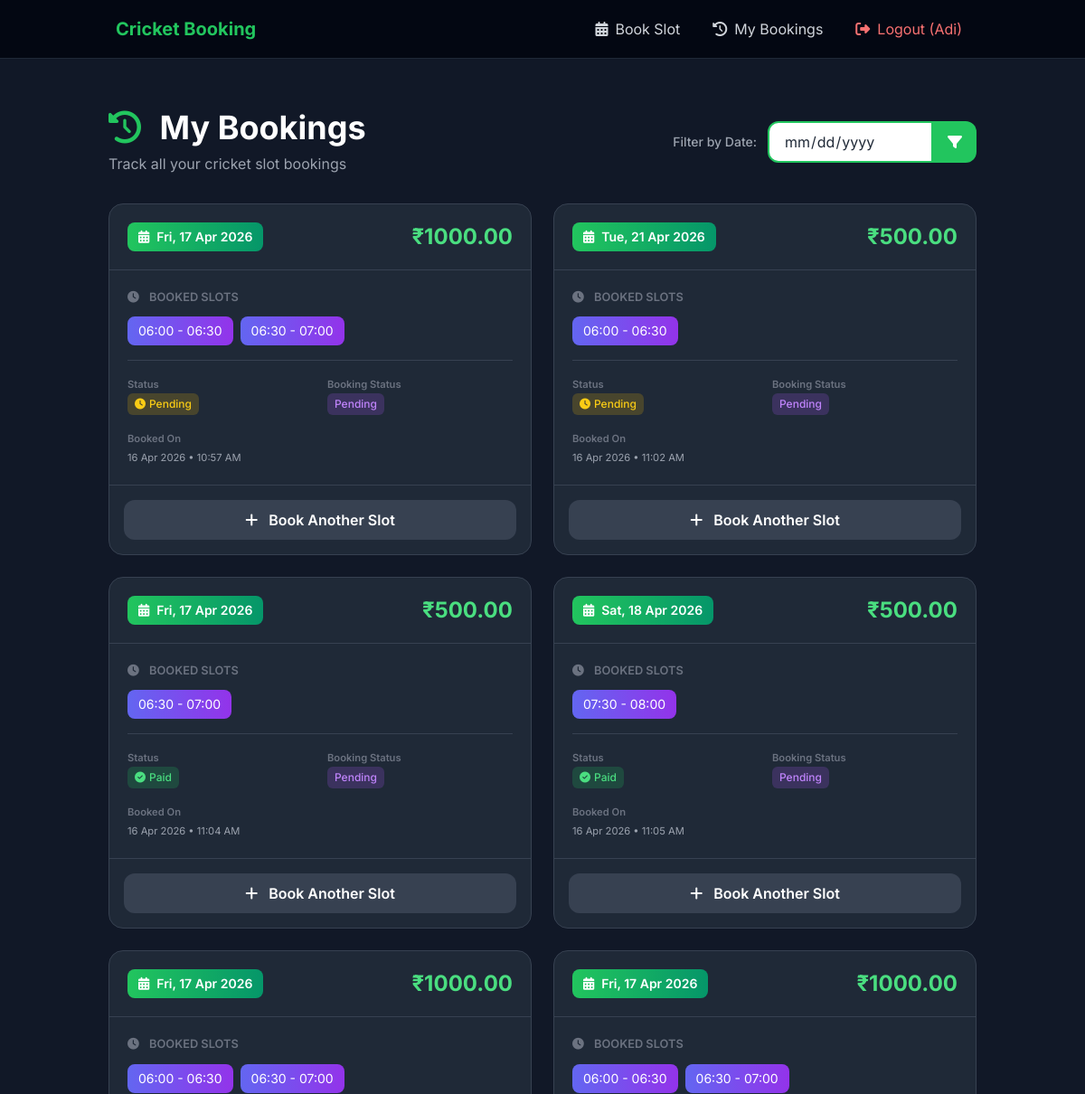
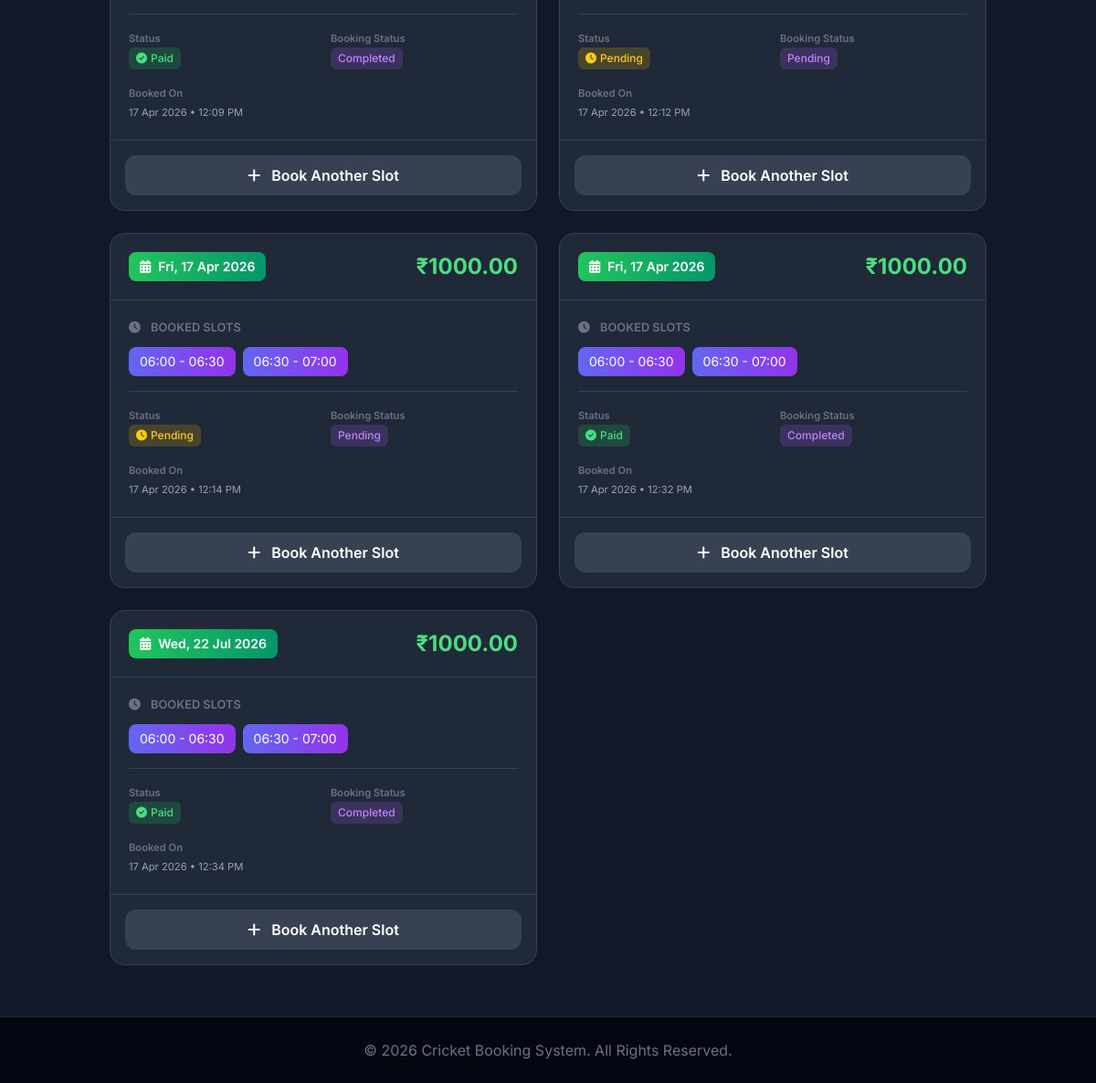
Page /history/ (signed in) on the committed database (2 pictures, top to bottom).
### booking/models.py (models this page shows, shortened)
class Booking(models.Model):
    BOOKING_STATUS_CHOICES = [
        ('pending', 'Pending'),
        ('completed', 'Completed'),
        ('cancelled', 'Cancelled'),
    ]
    user = models.ForeignKey(User, on_delete=models.CASCADE)
    date = models.DateField()
    slots = models.ManyToManyField(TimeSlot)
    amount = models.IntegerField(default=500)
    total_amount = models.DecimalField(max_digits=10, decimal_places=2, default=0.00)
    is_paid = models.BooleanField(default=False)
    status = models.CharField(max_length=20, choices=BOOKING_STATUS_CHOICES, default='pending')
    razorpay_order_id = models.CharField(max_length=200, blank=True)
    created_at = models.DateTimeField(auto_now_add=True)

class TimeSlot(models.Model):
    start_time = models.TimeField()
    end_time = models.TimeField()

### booking/views.py (the view)
# urls.py: path('history/', views.history, name="history"),
@login_required
def history(request):
    from django.utils import timezone
    search_date_str = request.GET.get('date')
    bookings = Booking.objects.filter(user=request.user)
    if search_date_str:
        search_date = parse_date(search_date_str)
        if search_date:
            bookings = bookings.filter(date=search_date)
    today = timezone.now().date()
    return render(request, "history.html", {"bookings": bookings, "search_date": search_date_str, "today": today})

### booking/templates/history.html (shortened to what this page needs)
{% extends 'base.html' %}
{% block content %}
<div class="py-4">
    <div class="flex flex-col md:flex-row md:items-center justify-between gap-4 mb-8">
        <div>
            <h1 class="text-2xl md:text-3xl lg:text-4xl font-bold text-white mb-2">
                <i class="fas fa-history mr-3 text-primary"></i> My Bookings
            </h1>
            <p class="text-gray-400">Track all your cricket slot bookings</p>
        </div>
        <div class="flex items-center gap-3">
            <label class="text-gray-400 font-medium text-sm">Filter by Date:</label>
            <div class="flex">
                <input type="date" id="search-date" class="px-4 py-2 rounded-l-xl bg-gray-800 border border-gray-700 text-white focus:outline-none focus:border-primary" value="{{ search_date|default:today }}">
                <button class="px-4 py-2 rounded-r-xl bg-primary hover:bg-primary-dark text-white font-medium transition-colors" onclick="filterBookings()">
                    <i class="fas fa-filter" class="bg-white"></i>
                </button>
            </div>
        </div>
    </div>
    {% if bookings %}
        <div class="grid grid-cols-1 md:grid-cols-2 xl:grid-cols-3 gap-6">
            {% for booking in bookings %}
            <div class="bg-gray-800 rounded-2xl border border-gray-700 overflow-hidden hover:border-primary/50 transition-colors">
                <div class="flex items-center justify-between p-5 border-b border-gray-700">
                    <div>
                        <span class="inline-flex items-center px-3 py-1.5 rounded-lg bg-gradient-to-r from-green-500 to-emerald-600 text-white text-sm font-semibold">
                            <i class="fas fa-calendar-alt mr-2"></i>
                            {{ booking.date|date:"D, d M Y" }}
                        </span>
                    </div>
                    <span class="text-xl lg:text-2xl font-bold text-green-400">₹{{ booking.total_amount }}</span>
                </div>
                <div class="p-5">
                    <div class="mb-4">
                        <small class="text-gray-500 font-semibold block mb-3">
                            <i class="fas fa-clock mr-2"></i> BOOKED SLOTS
                        </small>
                        <div class="flex flex-wrap gap-2">
                            {% for slot in booking.slots.all %}
                            <span class="px-3 py-1.5 rounded-lg bg-gradient-to-r from-indigo-500 to-purple-600 text-white text-sm">
                                {{ slot.start_time|time:"H:i" }} - {{ slot.end_time|time:"H:i" }}
                            </span>
                            {% endfor %}
                        </div>
                    </div>
                    <div class="border-t border-gray-700 pt-4">
                        <div class="grid grid-cols-2 gap-4 text-sm">
                            <div>
                                <small class="text-gray-500 font-semibold block">Status</small>
                                {% if booking.is_paid %}
                                    <span class="inline-flex items-center px-2 py-1 rounded-md bg-green-500/20 text-green-400 text-xs font-medium">
                                        <i class="fas fa-check-circle mr-1"></i> Paid
                                    </span>
                                {% else %}
                                    <span class="inline-flex items-center px-2 py-1 rounded-md bg-yellow-500/20 text-yellow-400 text-xs font-medium">
                                        <i class="fas fa-clock mr-1"></i> Pending
                                    </span>
                                {% endif %}
                            </div>
                            <div>
                                <small class="text-gray-500 font-semibold block">Booking Status</small>
                                <span class="inline-flex items-center px-2 py-1 rounded-md bg-purple-500/20 text-purple-400 text-xs font-medium">
                                    {{ booking.get_status_display }}
                                </span>
                            </div>
                            <div class="col-span-2">
                                <small class="text-gray-500 font-semibold block">Booked On</small>
                                <small class="text-gray-400">{{ booking.created_at|date:"d M Y • h:i A" }}</small>
                            </div>
                        </div>
                    </div>
                </div>
                <div class="p-4 border-t border-gray-700">
                    <a href="{% url 'home' %}" class="block w-full py-2.5 rounded-xl bg-gray-700 hover:bg-primary text-white text-center font-semibold transition-colors">
                        <i class="fas fa-plus mr-2"></i> Book Another Slot
                    </a>
                </div>
            </div>
            {% endfor %}
        </div>
    {% endif %}
</div>
{% endblock %}

### booking/templates/base.html (shortened to what this page needs)
<!DOCTYPE html>
{% load static %}
<html lang="en">
<head>
    <script src="https://cdn.tailwindcss.com"></script>
    <link href="https://cdnjs.cloudflare.com/ajax/libs/font-awesome/6.6.0/css/all.min.css" rel="stylesheet">
    <link href="{% static 'booking/modern-ui.css' %}" rel="stylesheet">
</head>
<body class="flex flex-col min-h-screen bg-gray-900 text-gray-300">
    <nav class="sticky top-0 z-50 bg-gray-950 border-b border-gray-800">
        <div class="container mx-auto px-4 sm:px-6 lg:px-8">
            <div class="flex items-center justify-between h-16">
                <a href="{% url 'home' %}" class="flex items-center gap-2">
                    <span class="text-xl font-bold text-primary hidden sm:block">Cricket Booking</span>
                </a>
                <div class="hidden md:flex items-center gap-1">
                    {% if user.is_authenticated %}
                        <a href="{% url 'home' %}" class="px-4 py-2 rounded-lg hover:bg-gray-800 hover:text-primary transition-all">
                            <i class="fas fa-calendar-alt mr-2"></i>Book Slot
                        </a>
                        <a href="{% url 'history' %}" class="px-4 py-2 rounded-lg hover:bg-gray-800 hover:text-primary transition-all">
                            <i class="fas fa-history mr-2"></i>My Bookings
                        </a>
                        <a href="{% url 'logout' %}" class="px-4 py-2 rounded-lg hover:bg-gray-800 hover:text-red-500 transition-all text-red-400">
                            <i class="fas fa-sign-out-alt mr-2"></i>Logout ({{ user.username }})
                        </a>
                    {% endif %}
                </div>
            </div>
        </div>
    </nav>
    <main class="flex-grow container mx-auto px-4 sm:px-6 lg:px-8 py-6 lg:py-10">
        {% block content %}{% endblock %}
    </main>
    <footer class="mt-auto py-6 border-t border-gray-800 bg-gray-950">
        <div class="container mx-auto px-4 text-center">
            <p class="text-gray-500">&copy; 2026 Cricket Booking System. All Rights Reserved.</p>
        </div>
    </footer>
</body>
</html>

### booking/static/booking/modern-ui.css (style rules this page uses)
:root { --primary: #22c55e; --primary-dark: #16a34a; --bg-main: #0b1220; --bg-section: #111827; --card-bg: #ffffff; --text-dark: #0f172a; --text-light: #64748b; }
body { font-family: 'Inter', sans-serif; }
.container { max-width: 1280px; }
input[type="date"] { background-color: #ffffff !important; color: #1f2937 !important; border: 2px solid #22c55e !important; cursor: pointer; }

### rows in the picture
Booking: date "Fri, 17 Apr 2026", total_amount "1000.00", is_paid False (drawn), status "Pending", created_at "16 Apr 2026 • 10:57 AM"
TimeSlot: start_time "06:00", end_time "06:30"
TimeSlot: start_time "06:30", end_time "07:00"
Booking: date "Tue, 21 Apr 2026", total_amount "500.00", is_paid False (drawn), status "Pending", created_at "16 Apr 2026 • 11:02 AM"
Booking: date "Fri, 17 Apr 2026", total_amount "500.00", is_paid True (drawn), status "Pending", created_at "16 Apr 2026 • 11:04 AM"
Booking: date "Sat, 18 Apr 2026", total_amount "500.00", is_paid True (drawn), status "Pending", created_at "16 Apr 2026 • 11:05 AM"
TimeSlot: start_time "07:30", end_time "08:00"
Booking: date "Fri, 17 Apr 2026", total_amount "1000.00", is_paid True (drawn), status "Completed", created_at "17 Apr 2026 • 12:09 PM"
Booking: date "Fri, 17 Apr 2026", total_amount "1000.00", is_paid False (drawn), status "Pending", created_at "17 Apr 2026 • 12:12 PM"
Booking: date "Fri, 17 Apr 2026", total_amount "1000.00", is_paid False (drawn), status "Pending", created_at "17 Apr 2026 • 12:14 PM"
Booking: date "Fri, 17 Apr 2026", total_amount "1000.00", is_paid True (drawn), status "Completed", created_at "17 Apr 2026 • 12:32 PM"
Booking: date "Wed, 22 Jul 2026", total_amount "1000.00", is_paid True (drawn), status "Completed", created_at "17 Apr 2026 • 12:34 PM"

### other values in the picture
{{ user.username }} "Adi"
